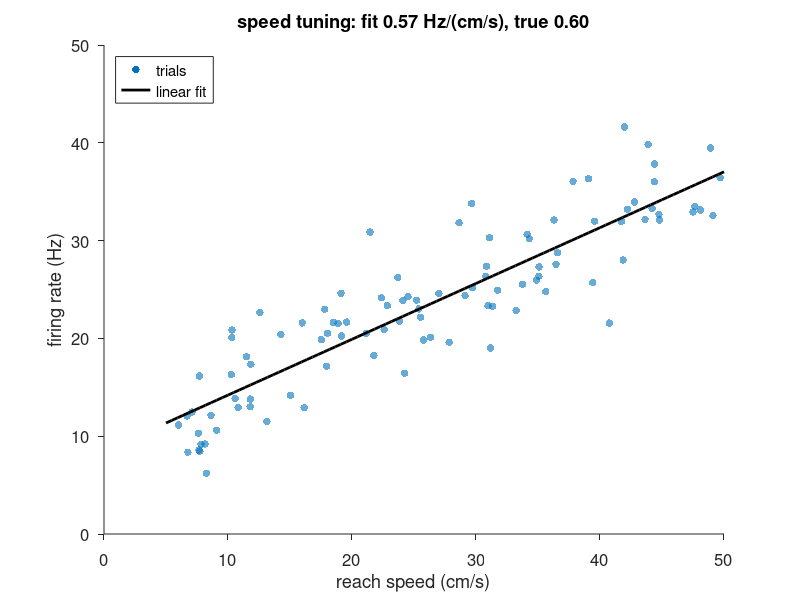

The MATLAB script that drew this image:
%% Module 2 solution: speed tuning of a simulated neuron
% Simulate 100 reaching trials where firing rate depends linearly on reach
% speed, recover the relationship with a linear fit, and check the fit
% against the known ground truth.

cd(fileparts(fileparts(fileparts(mfilename('fullpath')))));  % repo root

%% 2.1 simulate
rng(7);
n_trials = 100;
true_intercept_hz = 8;          % baseline rate
true_slope = 0.6;               % Hz per cm/s
noise_sd_hz = 4;

speed_cm_s = 5 + 45 * rand(n_trials, 1);            % uniform 5-50 cm/s
rate_hz = true_intercept_hz + true_slope * speed_cm_s ...
    + noise_sd_hz * randn(n_trials, 1);

fprintf('mean firing rate: %.1f Hz (predicted ~%.1f Hz)\n', mean(rate_hz), ...
    true_intercept_hz + true_slope * mean(speed_cm_s));

%% 2.3 fit (base MATLAB only)
coeffs = polyfit(speed_cm_s, rate_hz, 1);
fit_slope = coeffs(1);
fit_intercept = coeffs(2);
fprintf('fitted slope: %.3f Hz/(cm/s)   [true %.3f]\n', fit_slope, true_slope);
fprintf('fitted intercept: %.2f Hz      [true %.2f]\n', fit_intercept, ...
    true_intercept_hz);

%% 2.2 + 2.3 scatter with overlaid fit
fig = figure('Color', 'w');
if isprop(fig, 'Theme'), fig.Theme = 'light'; end   % consistent colors on dark-mode MATLAB (R2025a+)
scatter(speed_cm_s, rate_hz, 30, 'filled', 'MarkerFaceAlpha', 0.6);
hold on;
speed_grid = linspace(5, 50, 100);
plot(speed_grid, polyval(coeffs, speed_grid), 'k', 'LineWidth', 2);
hold off;
xlabel('reach speed (cm/s)');
ylabel('firing rate (Hz)');
title(sprintf('speed tuning: fit %.2f Hz/(cm/s), true %.2f', ...
    fit_slope, true_slope));
legend({'trials', 'linear fit'}, 'Location', 'northwest');
set(gca, 'FontSize', 12, 'Box', 'off', 'TickDir', 'out');

exportgraphics(gcf, fullfile('solutions', 'expected_figures', ...
    'module2_speed_tuning.png'), 'Resolution', 300);
